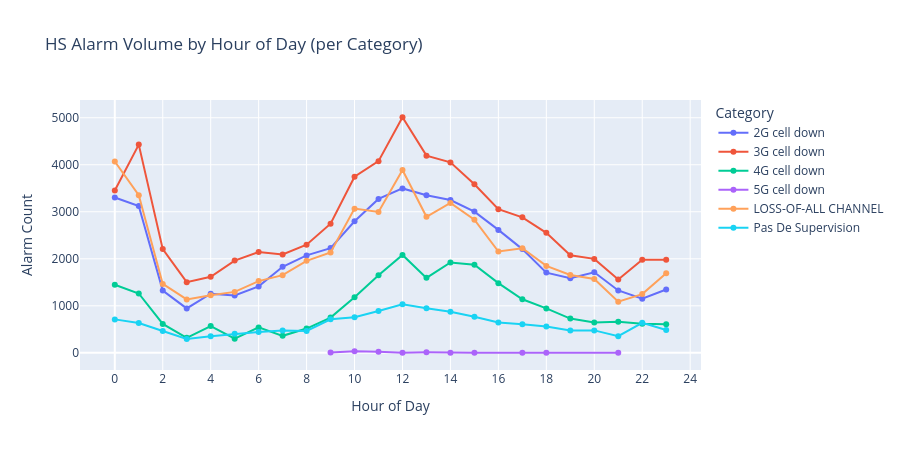

Here is the notebook cell this chart was saved with:
### Code cell
fig = px.line(
    hourly_df, x='hour', y='count',
    color='hs_category', markers=True,
    title='HS Alarm Volume by Hour of Day (per Category)',
    labels={'hour': 'Hour of Day', 'count': 'Alarm Count', 'hs_category': 'Category'},
)
fig.update_layout(height=450, xaxis=dict(dtick=2))
fig.show()

### Figure 1 — Plotly figure (JSON) as saved in the notebook; plotly's stock layout.template omitted (floating-point values rounded to 4 significant figures)
{"data": [{"hovertemplate": "Category=2G cell down<br>Hour of Day=%{x}<br>Alarm Count=%{y}<extra></extra>", "legendgroup": "2G cell down", "line": {"color": "#636efa", "dash": "solid"}, "marker": {"symbol": "circle"}, "mode": "lines+markers", "name": "2G cell down", "orientation": "v", "showlegend": true, "type": "scatter", "x": [0, 1, 2, 3, 4, 5, 6, 7, 8, 9, 10, 11, 12, 13, 14, 15, 16, 17, 18, 19, 20, 21, 22, 23], "xaxis": "x", "y": [3303, 3122, 1323, 944, 1256, 1218, 1413, 1830, 2072, 2227, 2798, 3274, 3497, 3351, 3251, 3004, 2615, 2206, 1706, 1584, 1714, 1326, 1151, 1346], "yaxis": "y"}, {"hovertemplate": "Category=3G cell down<br>Hour of Day=%{x}<br>Alarm Count=%{y}<extra></extra>", "legendgroup": "3G cell down", "line": {"color": "#EF553B", "dash": "solid"}, "marker": {"symbol": "circle"}, "mode": "lines+markers", "name": "3G cell down", "orientation": "v", "showlegend": true, "type": "scatter", "x": [0, 1, 2, 3, 4, 5, 6, 7, 8, 9, 10, 11, 12, 13, 14, 15, 16, 17, 18, 19, 20, 21, 22, 23], "xaxis": "x", "y": [3451, 4429, 2206, 1502, 1618, 1961, 2145, 2093, 2299, 2747, 3746, 4077, 5011, 4194, 4051, 3587, 3055, 2882, 2552, 2073, 1998, 1558, 1979, 1978], "yaxis": "y"}, {"hovertemplate": "Category=4G cell down<br>Hour of Day=%{x}<br>Alarm Count=%{y}<extra></extra>", "legendgroup": "4G cell down", "line": {"color": "#00cc96", "dash": "solid"}, "marker": {"symbol": "circle"}, "mode": "lines+markers", "name": "4G cell down", "orientation": "v", "showlegend": true, "type": "scatter", "x": [0, 1, 2, 3, 4, 5, 6, 7, 8, 9, 10, 11, 12, 13, 14, 15, 16, 17, 18, 19, 20, 21, 22, 23], "xaxis": "x", "y": [1447, 1262, 613, 319, 568, 299, 540, 361, 516, 749, 1184, 1652, 2082, 1594, 1921, 1875, 1482, 1138, 944, 728, 644, 663, 616, 605], "yaxis": "y"}, {"hovertemplate": "Category=5G cell down<br>Hour of Day=%{x}<br>Alarm Count=%{y}<extra></extra>", "legendgroup": "5G cell down", "line": {"color": "#ab63fa", "dash": "solid"}, "marker": {"symbol": "circle"}, "mode": "lines+markers", "name": "5G cell down", "orientation": "v", "showlegend": true, "type": "scatter", "x": [9, 10, 11, 12, 13, 14, 15, 17, 18, 21], "xaxis": "x", "y": [4, 32, 24, 3, 10, 2, 3, 2, 1, 3], "yaxis": "y"}, {"hovertemplate": "Category=LOSS-OF-ALL CHANNEL<br>Hour of Day=%{x}<br>Alarm Count=%{y}<extra></extra>", "legendgroup": "LOSS-OF-ALL CHANNEL", "line": {"color": "#FFA15A", "dash": "solid"}, "marker": {"symbol": "circle"}, "mode": "lines+markers", "name": "LOSS-OF-ALL CHANNEL", "orientation": "v", "showlegend": true, "type": "scatter", "x": [0, 1, 2, 3, 4, 5, 6, 7, 8, 9, 10, 11, 12, 13, 14, 15, 16, 17, 18, 19, 20, 21, 22, 23], "xaxis": "x", "y": [4069, 3354, 1465, 1136, 1224, 1296, 1525, 1651, 1957, 2133, 3067, 2997, 3889, 2894, 3187, 2830, 2154, 2224, 1849, 1657, 1571, 1087, 1249, 1690], "yaxis": "y"}, {"hovertemplate": "Category=Pas De Supervision<br>Hour of Day=%{x}<br>Alarm Count=%{y}<extra></extra>", "legendgroup": "Pas De Supervision", "line": {"color": "#19d3f3", "dash": "solid"}, "marker": {"symbol": "circle"}, "mode": "lines+markers", "name": "Pas De Supervision", "orientation": "v", "showlegend": true, "type": "scatter", "x": [0, 1, 2, 3, 4, 5, 6, 7, 8, 9, 10, 11, 12, 13, 14, 15, 16, 17, 18, 19, 20, 21, 22, 23], "xaxis": "x", "y": [711, 632, 463, 296, 353, 404, 442, 474, 465, 712, 756, 889, 1033, 947, 874, 767, 644, 609, 561, 474, 477, 353, 639, 486], "yaxis": "y"}], "layout": {"height": 450, "legend": {"title": {"text": "Category"}, "tracegroupgap": 0}, "title": {"text": "HS Alarm Volume by Hour of Day (per Category)"}, "xaxis": {"anchor": "y", "domain": [0, 1], "dtick": 2, "title": {"text": "Hour of Day"}}, "yaxis": {"anchor": "x", "domain": [0, 1], "title": {"text": "Alarm Count"}}}}
